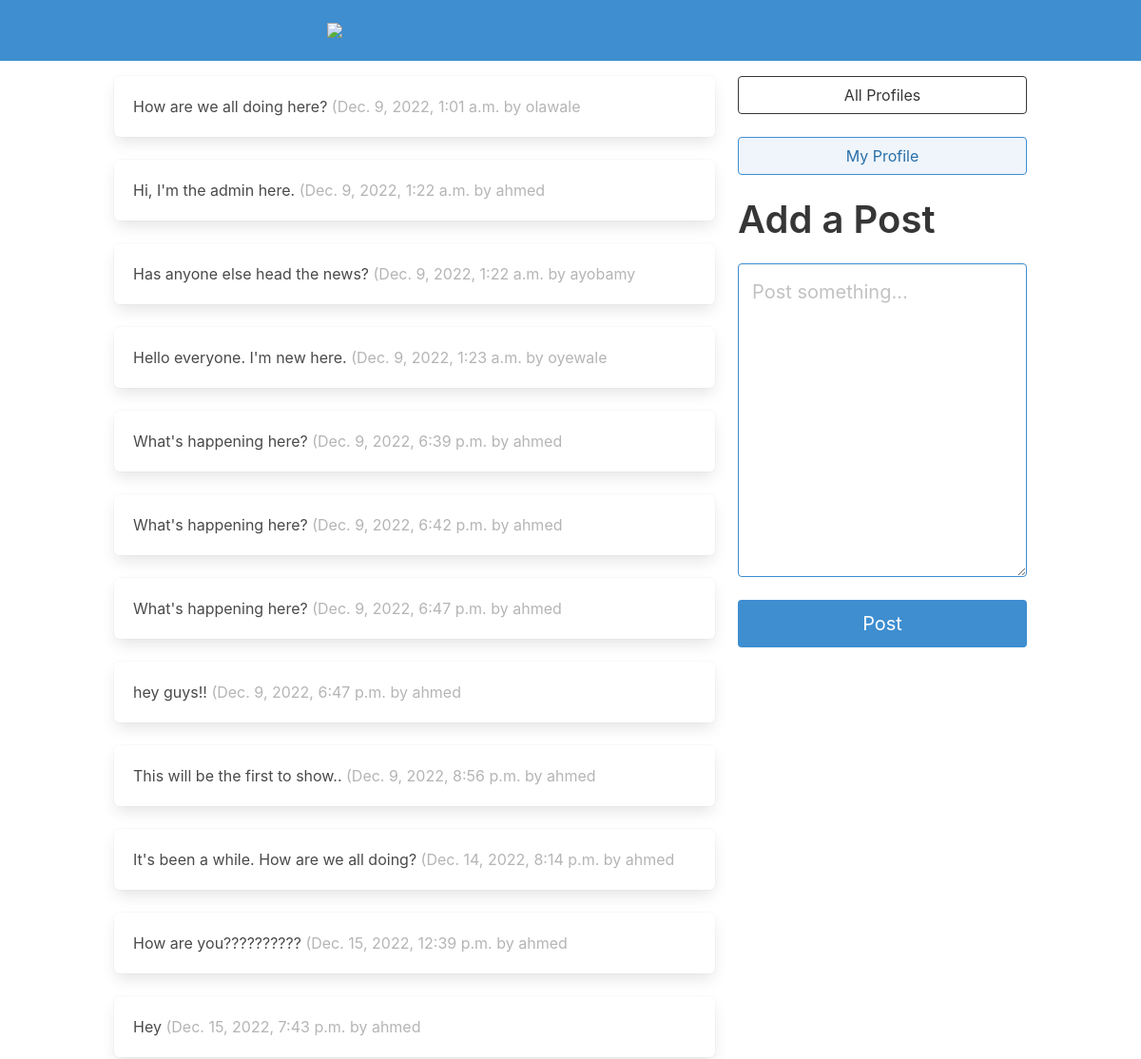
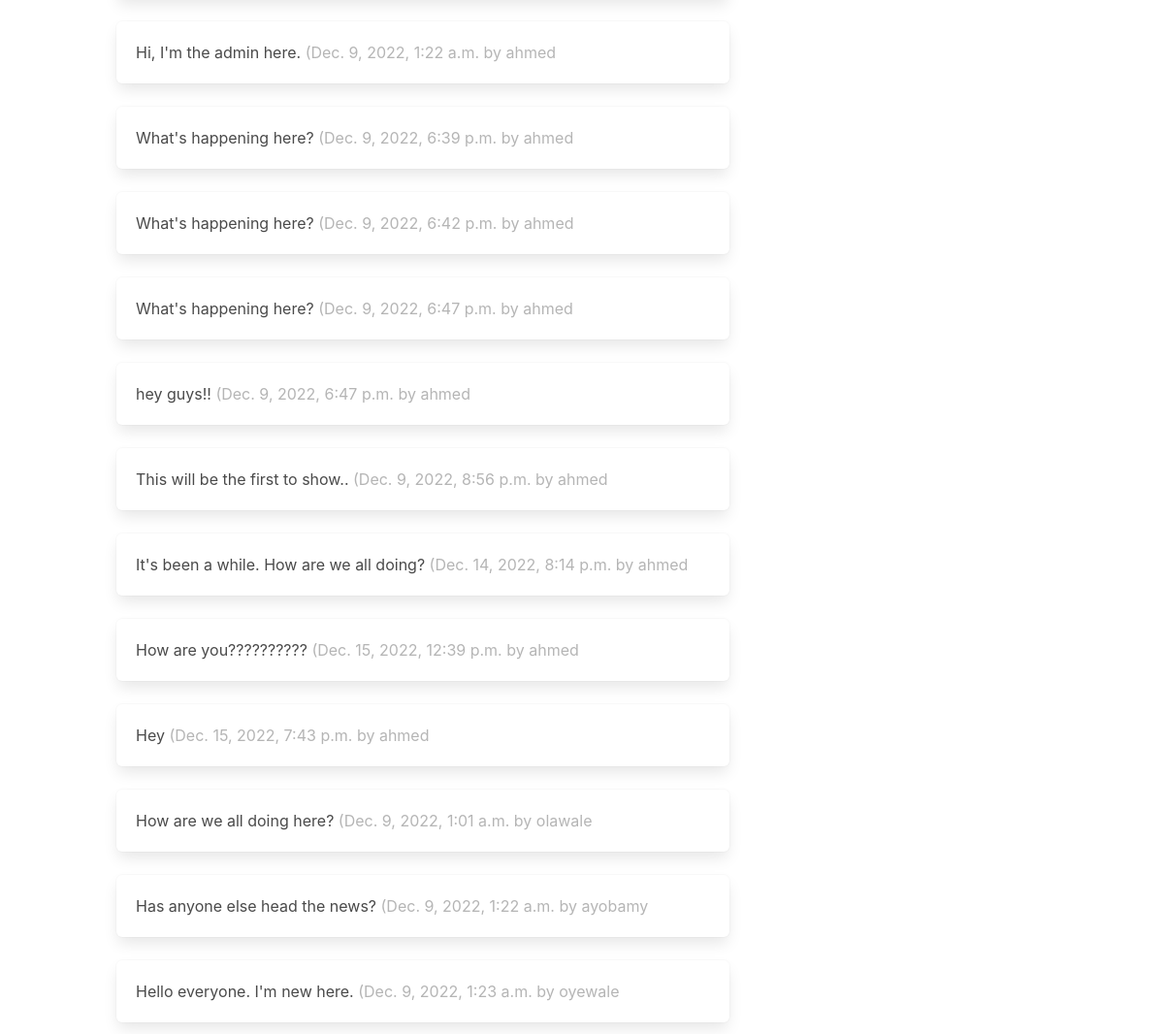
The page /dashboard/ (signed in) on the database its author committed (2 pictures, top to bottom).
### commulator/models.py (models this page shows, shortened)
class Post(models.Model):
    user = models.ForeignKey(
        User, related_name="posts", on_delete=models.DO_NOTHING
    )
    body = models.CharField(max_length=140)
    created_at = models.DateTimeField(auto_now_add=True)

### commulator/views.py (the view, shortened to what this page needs)
# urls.py: path("dashboard/", dashboard, name="dashboard"),
def dashboard(request):
    form = PostForm(request.POST or None)
    followed_posts = Post.objects.filter(
        user__profile__in=request.user.profile.follows.all()
    ).order_by("created_at")
    return render(request, "commulator/dashboard.html", {"form": form, "posts": followed_posts},)

### commulator/forms.py
class PostForm(forms.ModelForm):
    body = forms.CharField(
        required=True,
        widget=forms.widgets.Textarea(
            attrs={
                "placeholder": "Post something...",
                "class": "textarea is-info is-medium",
            }
        ),
        label="",
    )
    class Meta:
        model = Post
        exclude = ("user", )

### templates/commulator/dashboard.html (shortened to what this page needs)
{% extends 'base.html' %}
    {% block body %}
    <a href="{% url 'commulator:base' %} ">
        <section class="hero is-small has-background-info mb-4">
            <div class="hero-body">
            <div class="container">
                <figure class="image center">
                    <img src="https://user-images.githubusercontent.com/59466195/206624151-57aad1fb-442b-491d-9bd2-e551a92b0459.png" style="max-width: 512px;">
                </figure>
            </div>
            </div>
        </section>
    </a>
    <div class="container">
        <div class="columns">
            {% block content %}
            <div class="column">
                {% for post in posts %}
                <div class="box">
                    {{post.body}}
                    <span class="is-small has-text-grey-light">
                        ({{ post.created_at }} by {{ post.user.username }}
                    </span>
                </div>
                {% endfor %}
                {% for followed in user.profile.follows.all %}
                    {% for post in followed.user.posts.all %}
                        <div class="box">
                            {{post.body}}
                            <span class="is-small has-text-grey-light">
                                ({{ post.created_at }} by {{ post.user.username }}
                            </span>
                        </div>
                    {% endfor %}
                {% endfor %}
            </div>
            <div class="column is-one-third">
                <div class="block">
                    <a href="{% url 'commulator:profile_list' %} ">
                        <button class="button is-dark is-outlined is-fullwidth">
                            All Profiles
                        </button>
                    </a>
                </div>
                <div class="block">
                    <a href="{% url 'commulator:profile' request.user.profile.id %} ">
                        <button class="button is-info is-light is-outlined is-fullwidth">
                            My Profile
                        </button>
                    </a>
                </div>
                <div class="block">
                    <div class="block">
                        <h2 class="title is-2">Add a Post</p>
                    </div>
                    <div class="block">
                        <form method="post">
                            {{ form.as_p }}
                            <button class="button is-info is-fullwidth is-medium mt-5"
                                    type="submit">Post
                            </button>
                        </form>
                    </div>
                </div>
            </div>
            {% endblock content %}
        </div>
    </div>
    {% endblock body %}

### templates/commulator/dashboard.html (style rules this page uses)
.center { display: flex; justify-content: center; align-items: center; }

### rows shown on the page
Post: body "How are we all doing here?", created_at "Dec. 9, 2022, 1:01 a.m.", user.username "olawale"
Post: body "Hi, I'm the admin here.", created_at "Dec. 9, 2022, 1:22 a.m.", user.username "ahmed"
Post: body "Has anyone else head the news?", created_at "Dec. 9, 2022, 1:22 a.m.", user.username "ayobamy"
Post: body "Hello everyone. I'm new here.", created_at "Dec. 9, 2022, 1:23 a.m.", user.username "oyewale"
Post: body "What's happening here?", created_at "Dec. 9, 2022, 6:39 p.m.", user.username "ahmed"
Post: body "What's happening here?", created_at "Dec. 9, 2022, 6:42 p.m.", user.username "ahmed"
Post: body "What's happening here?", created_at "Dec. 9, 2022, 6:47 p.m.", user.username "ahmed"
Post: body "hey guys!!", created_at "Dec. 9, 2022, 6:47 p.m.", user.username "ahmed"
Post: body "This will be the first to show..", created_at "Dec. 9, 2022, 8:56 p.m.", user.username "ahmed"
Post: body "It's been a while. How are we all doing?", created_at "Dec. 14, 2022, 8:14 p.m.", user.username "ahmed"
Post: body "How are you??????????", created_at "Dec. 15, 2022, 12:39 p.m.", user.username "ahmed"
Post: body "Hey", created_at "Dec. 15, 2022, 7:43 p.m.", user.username "ahmed"
